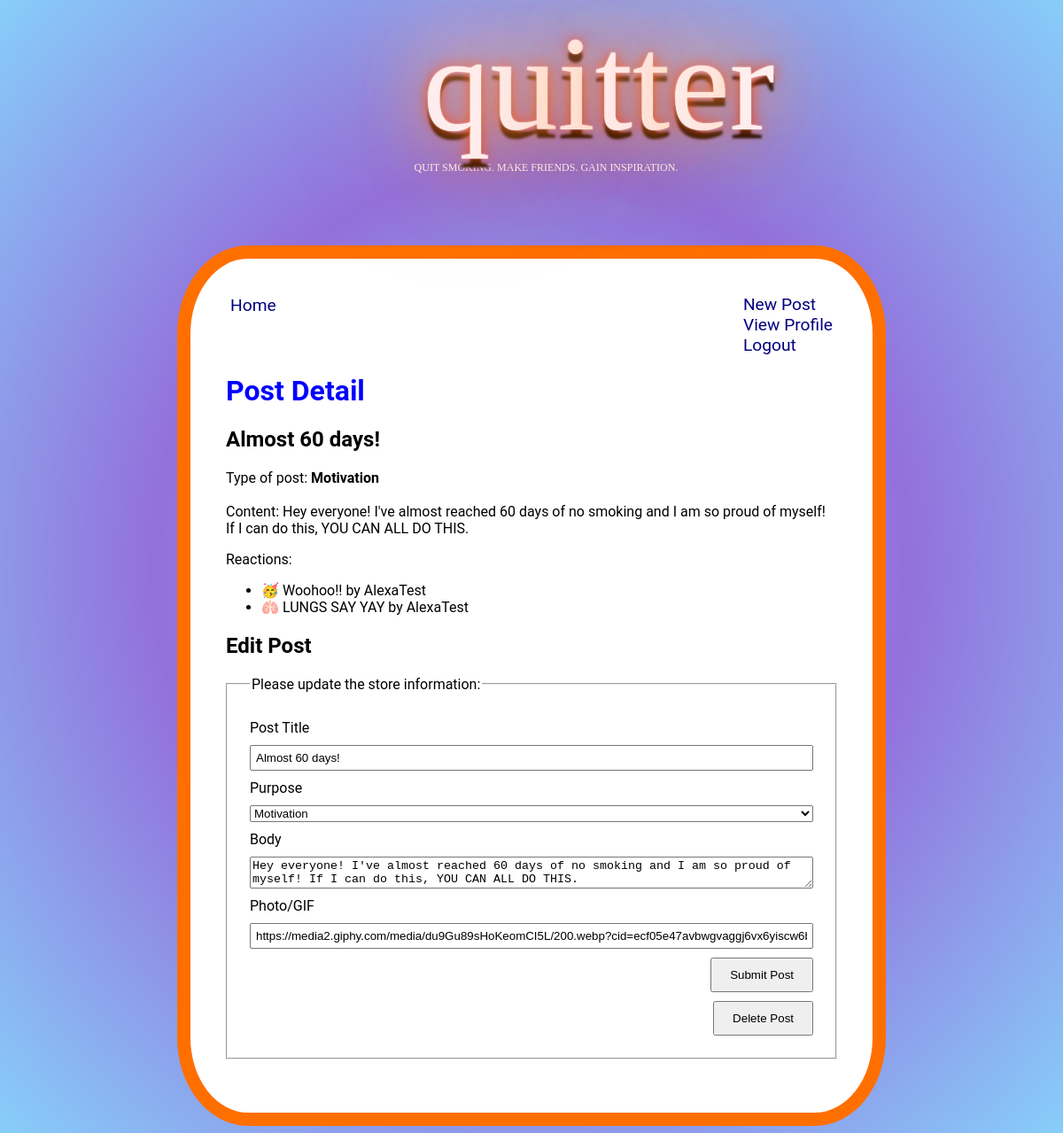
Before: /post/1 (signed in) with the older database file.
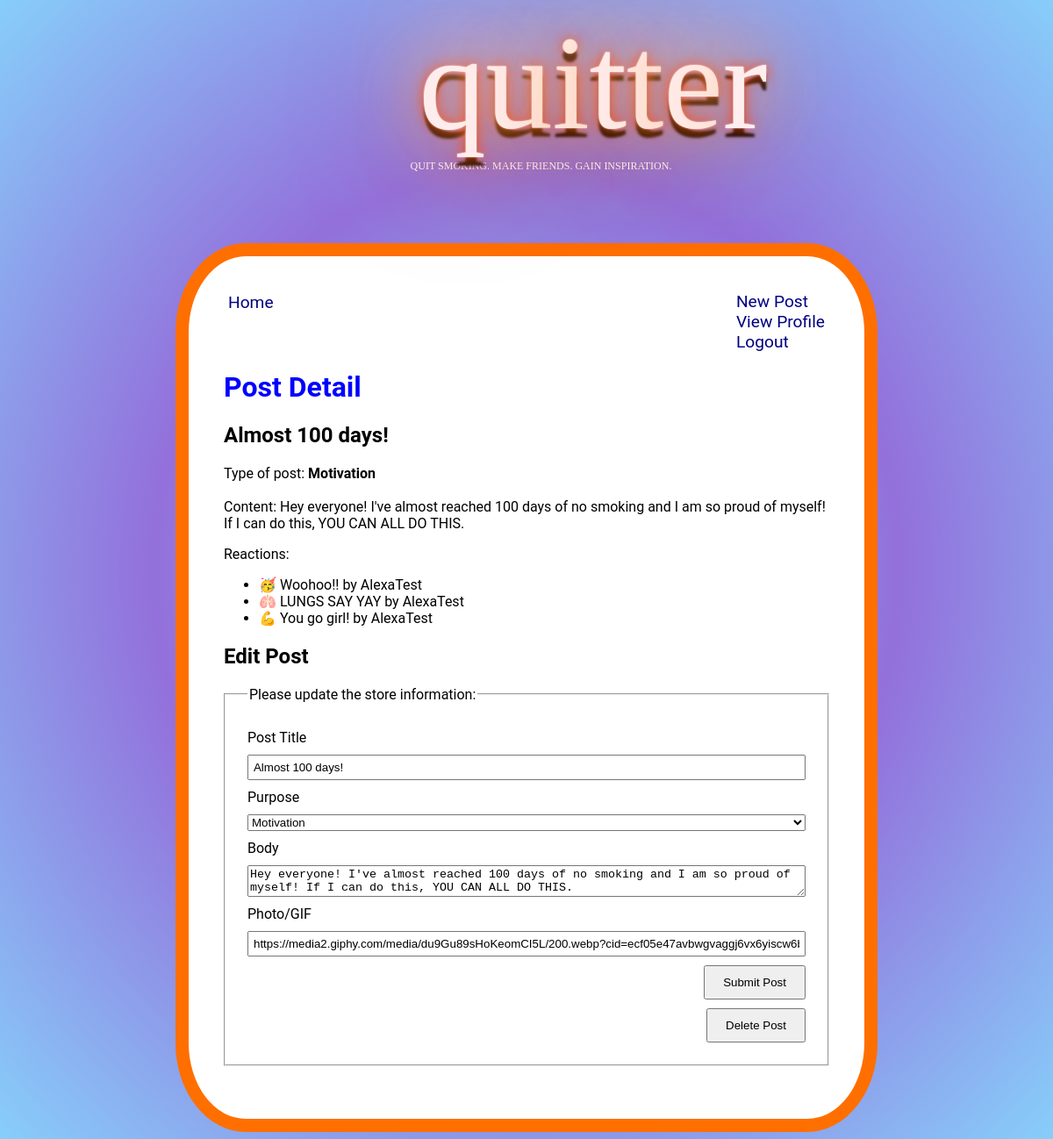
After: the same page with the newer database file.
### quitter_app/models.py (models this page shows, shortened)
class Post(db.Model):
    id = db.Column(db.Integer, primary_key=True)
    title = db.Column(db.String(200), nullable=False)
    audience = db.Column(db.Enum(Purpose))
    body = db.Column(db.String(8000), nullable=False)
    photo_url = db.Column(db.String(8000))
    created_by_id = db.Column(db.Integer, db.ForeignKey('user.id'), nullable=False)
    created_by = db.relationship('User')
    reactions = db.relationship('Reaction', back_populates='post', lazy=True)

class Reaction(db.Model):
    id = db.Column(db.Integer, primary_key=True)
    reaction = db.Column(db.Enum(ReactionEmoji))
    comment = db.Column(db.String(8000))
    photo_url = db.Column(URLType)
    created_by_id = db.Column(db.Integer, db.ForeignKey('user.id'))
    created_by = db.relationship('User')
    post_id = db.Column(db.Integer, db.ForeignKey('post.id'))
    post = db.relationship('Post', back_populates='reactions')

class User(UserMixin, db.Model):
    id = db.Column(db.Integer, primary_key=True)
    username = db.Column(db.String(80), nullable=False, unique=True)
    password = db.Column(db.String(200), nullable=False)
    first_name = db.Column(db.String(200))
    last_name = db.Column(db.String(200))
    email = db.Column(db.String(200))
    birth_date = db.Column(db.Date)
    quit_date = db.Column(db.Date)
    avg_cigs = db.Column(db.Integer)
    about_me = db.Column(db.String(8000))
    profile_pic = db.Column(URLType)
    posts = db.relationship('Post', back_populates='created_by')
    reactions = db.relationship('Reaction', back_populates='created_by')
    friends = db.relationship('User', secondary=friends,
                              primaryjoin=(friends.c.user_id == id),
                              secondaryjoin=(friends.c.friend_id == id),
                              backref=db.backref('friend_of', lazy='dynamic'),
                              lazy='dynamic')

### quitter_app/main/routes.py (the view)
@main.route('/post/<post_id>', methods=['GET', 'POST'])
@login_required
def edit_post(post_id):
    post = Post.query.get(post_id)
    if post.created_by != current_user:
        abort(403)
    form = PostForm(obj=post)
    if form.delete.data:
        return redirect(url_for('main.delete_post', post_id=post.id))
    if form.validate_on_submit():
        form.populate_obj(post)
        db.session.add(post)
        db.session.commit()
        flash(f'Good News! Your post was UPDATED successfully.')
        return redirect(url_for('main.homepage'))
    return render_template('edit_post.html', post=post, form=form)

### quitter_app/main/forms.py
class PostForm(FlaskForm):
    title = StringField('Post Title', validators=[DataRequired()])
    audience = SelectField('Purpose', choices=Purpose.choices())
    body = TextAreaField('Body', validators=[DataRequired()])
    photo_url = StringField('Photo/GIF')
    submit = SubmitField('Submit Post')
    delete = SubmitField('Delete Post')

### quitter_app/extensions.py (called while the page is built)
@login_manager.user_loader
def load_user(user_id):
    return User.query.get(user_id)

### quitter_app/utils.py (called while the page is built)
    def __str__(self):
        return str(self.value)

### quitter_app/templates/edit_post.html (shortened to what this page needs)
{% extends 'base.html' %} {% block content %}
<link rel="stylesheet" href="/static/style.css?v=1.0.0">
<nav>
  <a href="/">Home</a>
  <div>
      {% if current_user.is_authenticated %}
          <a href="/new_post">New Post</a>
      <br>
          <a href="/profile/{{current_user.username}}">View Profile</a>
      <br>
          <a href="/logout">Logout</a>
      {% else %}
          <a href="/signup">Sign Up</a>
          <a href="/login">Log In</a>
      {% endif %}
  </div>
</nav>
<h1>Post Detail</h1>
<h2>{{ post.title }}</h2>
<p>Type of post: <strong>{{ post.audience }} </strong>
  <br />
  <br />
Content: {{ post.body }}
</p>
<p>Reactions:</p>
<ul>
  {% for reaction in post.reactions %}
    <li>{{ reaction.reaction }} {{ reaction.comment }} by {{ reaction.created_by.username }}</li>
  {% endfor %}
</ul>
<h2>Edit Post</h2>
<form method="POST" action="{{ url_for('main.edit_post', post_id=post.id) }}">
  <fieldset>
    <legend>Please update the store information:</legend>
    {{ form.title.label }}
    {{ form.title }}
    {{ form.audience.label }}
    {{ form.audience }}
    {{ form.body.label }}
    {{ form.body }}
    {{ form.photo_url.label }}
    {{ form.photo_url }}
    {{ form.submit }}
    {{ form.delete }}
  </fieldset>
</form>
{% endblock %}

### quitter_app/templates/base.html (shortened to what this page needs)
<!DOCTYPE html>
<html>
    <head>
        <header>
            <div class="logo">
                <b>qu<span>i</span>tt<span>e</span>r</b>
            </div>
            <div class="Title-Subtitle">QUIT SMOKING. MAKE FRIENDS. GAIN INSPIRATION.</div>
        </header>
        <div>
        <link rel="stylesheet" href="/static/style.css?v=1.0.0">
    </head>
    <body>
        <div id="content">
            {% block content %}{% endblock %}
        </div>
    </body>
</html>

### quitter_app/static/style.css (style rules this page uses)
body { display: flex; flex-direction: column; align-items: center; background: radial-gradient(#87cefa, #9370db, #87cefa); font-family: Roboto; min-height: 100vh; }
#content { width: 70%; max-width: auto; min-width: 800px; background-color: white; padding: 40px; border: 15px solid rgb(255, 111, 0); border-radius: 10%; box-sizing: border-box; margin: auto; }
h1 { color: blue; }
.logo b { font: 400 19vh "Pacifico"; color: #fee; position: relative; justify-content: center; padding-left: 1em; text-align: center; text-shadow: 0 -40px 100px, 0 0 2px, 0 0 1em #ff6700, 0 0 0.5em #fe8802, 0 0 0.1em #fe3403, 0 10px 3px #000; }
.logo b span { animation: blink linear infinite 2s; }
.logo b span:nth-of-type(2) { animation: blink linear infinite 3s; }
.Title-Subtitle { font-size: 12px; font-family: monaco; color: white; margin: 0; margin-top: 0; margin-bottom: 10px; padding-bottom: 70px; padding-left: 2.75em; justify-content: center; text-align: center; }
nav { width: 100%; display: flex; flex-direction: row; justify-content: space-between; }
nav a { color: navy; text-decoration: none; padding: 1px 5px; font-size: 1.2em; }
fieldset { display: flex; flex-direction: column; margin: 20px 0; padding: 20px; }
fieldset * { margin: 5px; }
fieldset input { padding: 5px; }
input[type="submit"] { padding: 10px 20px; align-self: flex-end; }

Changed rows visible on the page:
changed Post "Motivation": title "Almost 60 days!" → "Almost 100 days!"; body "Hey everyone! I've almost reached 60 days of no smoking and I am so proud of myself! If I can do this, YOU CAN ALL DO THIS." → "Hey everyone! I've almost reached 100 days of no smoking and I am so proud of myself! If I can do this, YOU CAN ALL DO THIS."
added Reaction: reaction "💪", comment "You go girl!", created_by.username "AlexaTest"
